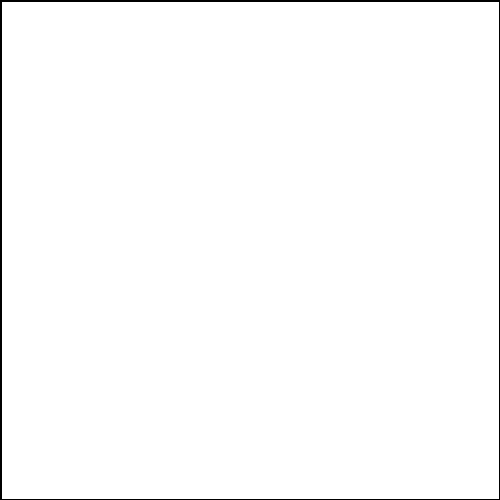
Frame 1 (no input)
Frame 60 (the mouse pressed at the canvas centre just before this capture): identical to frame 1, image omitted
Frame 120 (the mouse held since frame 60 and released just before this capture): identical to frame 1, image omitted

The Processing sketch that drew this single still picture (run headless with seeded random() and noise(); from frame 60 on, the mouse is pressed at the canvas centre):

// Processing sketch: pattern_2_kb
// ── pattern_2_kb.pde
// pattern 2

int x = 0;
int y = 0;

void setup () {
  size(500, 500);
  background(255);
}


void draw() {  
  //background(255);
  while (x <= 500 && y<= 500) {
/*
    if (mousePressed) {
      fill(255, 0, 0, 40);  // red // ??????????
    } else {
      fill(0, 0, 255, 40); // blue
    }
*/
    //fill(0, 0, 255, 40); // blue
    //fill(0); // black
    strokeWeight(3);
    rectMode(CENTER);
    rect(width/2, height/2, x, y);
    x = x + 50;
    y = y + 50;
    print("x is: ");
    println(x);
  }  // blue while loop BB

  /*
  // /* FAILED ATTEMPT
   if (mousePressed) {
   while (x <= 500 && y<= 500) {
   fill(255, 0, 0, 40);
   strokeWeight(3);
   rectMode(CENTER);
   rect(width/2, height/2, x, y);
   x = x + 50;
   y = y + 50;
   
   }  // red while loop BB
   
   } // key press BB
   
   
   else {
   fill (0, 0, 255, 40);
   }  // key press BB
   // */
}  // draw BB

void keyPressed(){
  
}
